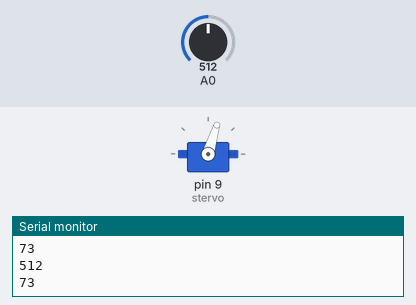
Simulated run of this sketch. Board: Arduino Uno, built with avr-gcc and run on an emulated ATmega328P. Shown: servo, the last lines printed to the serial monitor. The inputs (shaded band) are chosen by the test bench; at power-on: A0 = 512.

Above: at 1.3 s.
1.4 s: A0 set to 716
At 2.3 s:
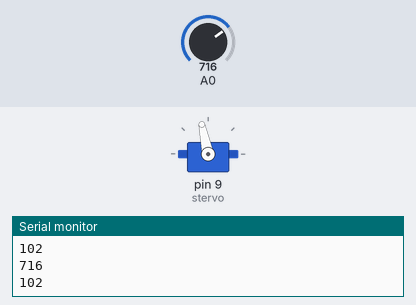
3.0 s: A0 set to 900
At 3.5 s:
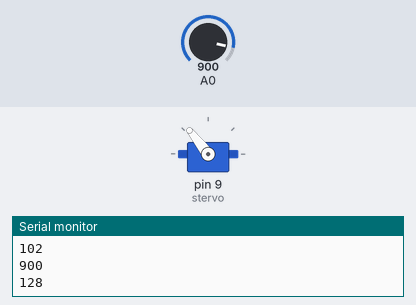
4.5 s: A0 set to 1023
At 5.7 s:
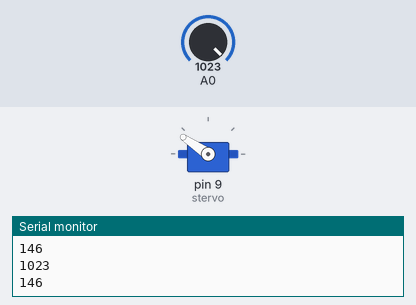
6.0 s: A0 set to 306
At 7.1 s:
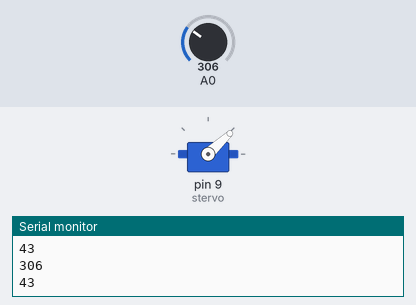
7.5 s: A0 set to 122
At 8.3 s:
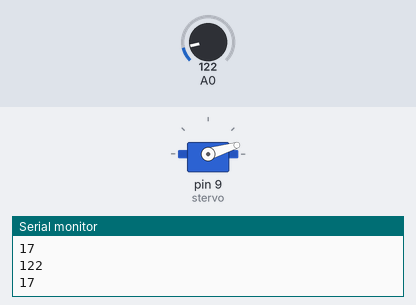
9.0 s: A0 set to 511
At 9.5 s:
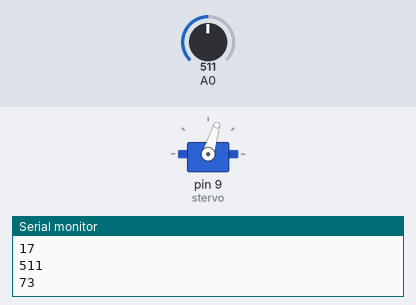
Timing chart, 0 to 11.5 s (numbered marks = the images above; inputs shaded):
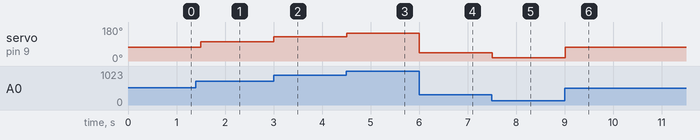

Measured:
- after the input at 1.4 s, servo on pin 9 (stervo): 73° → 102° after 0.10 s
- after the input at 3.0 s, servo on pin 9 (stervo): 102° → 128° at once
- after the input at 4.5 s, servo on pin 9 (stervo): 128° → 146° at once
- after the input at 6.0 s, servo on pin 9 (stervo): 146° → 43° at once
- after the input at 7.5 s, servo on pin 9 (stervo): 43° → 17° at once
- after the input at 9.0 s, servo on pin 9 (stervo): 17° → 73° at once

The sketch:

Blink_2.ino
```cpp
#include <Servo.h>
Servo stervo;

void setup() {
  // put your setup code here, to run once:
  Serial.begin(9600);
  stervo.attach(9);
}

void loop() {
  // put your main code here, to run repeatedly:
  int potentiomenter = analogRead(A0);
  Serial.println(potentiomenter);
  stervo.write(potentiomenter/7);
  Serial.println(potentiomenter/7);
  delay(500);
}
```
